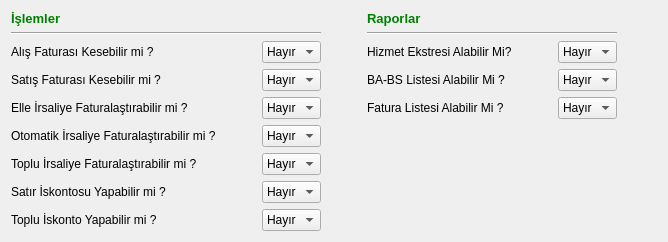
     <widget class="QWidget" name="tab_fatura">
      <attribute name="title">
       <string>Fatura</string>
      </attribute>
      <layout class="QGridLayout" name="gridLayout_22">
       <item row="0" column="0">
        <layout class="QGridLayout" name="gridLayout_17" columnstretch="0,0,1,0,0,1">
         <item row="0" column="0">
          <widget class="QLabel" name="label_198">
           <property name="sizePolicy">
            <sizepolicy hsizetype="Fixed" vsizetype="Fixed">
             <horstretch>0</horstretch>
             <verstretch>0</verstretch>
            </sizepolicy>
           </property>
           <property name="text">
            <string>&lt;!DOCTYPE HTML PUBLIC &quot;-//W3C//DTD HTML 4.0//EN&quot; &quot;http://www.w3.org/TR/REC-html40/strict.dtd&quot;&gt;
&lt;html&gt;&lt;head&gt;&lt;meta name=&quot;qrichtext&quot; content=&quot;1&quot; /&gt;&lt;style type=&quot;text/css&quot;&gt;
p, li { white-space: pre-wrap; }
&lt;/style&gt;&lt;/head&gt;&lt;body style=&quot; font-family:'Sans Serif'; font-size:10pt; font-weight:400; font-style:normal;&quot;&gt;
&lt;p style=&quot; margin-top:0px; margin-bottom:0px; margin-left:0px; margin-right:0px; -qt-block-indent:0; text-indent:0px;&quot;&gt;&lt;span style=&quot; font-weight:600; color:#008000;&quot;&gt;İşlemler&lt;/span&gt;&lt;/p&gt;&lt;/body&gt;&lt;/html&gt;</string>
           </property>
          </widget>
         </item>
         <item row="0" column="3">
          <widget class="QLabel" name="label_199">
           <property name="sizePolicy">
            <sizepolicy hsizetype="Fixed" vsizetype="Fixed">
             <horstretch>0</horstretch>
             <verstretch>0</verstretch>
            </sizepolicy>
           </property>
           <property name="text">
            <string>&lt;!DOCTYPE HTML PUBLIC &quot;-//W3C//DTD HTML 4.0//EN&quot; &quot;http://www.w3.org/TR/REC-html40/strict.dtd&quot;&gt;
&lt;html&gt;&lt;head&gt;&lt;meta name=&quot;qrichtext&quot; content=&quot;1&quot; /&gt;&lt;style type=&quot;text/css&quot;&gt;
p, li { white-space: pre-wrap; }
&lt;/style&gt;&lt;/head&gt;&lt;body style=&quot; font-family:'Sans Serif'; font-size:10pt; font-weight:400; font-style:normal;&quot;&gt;
&lt;p style=&quot; margin-top:0px; margin-bottom:0px; margin-left:0px; margin-right:0px; -qt-block-indent:0; text-indent:0px;&quot;&gt;&lt;span style=&quot; font-weight:600; color:#008000;&quot;&gt;Raporlar&lt;/span&gt;&lt;/p&gt;&lt;/body&gt;&lt;/html&gt;</string>
           </property>
          </widget>
         </item>
         <item row="1" column="0" colspan="2">
          <widget class="Line" name="line_20">
           <property name="orientation">
            <enum>Qt::Horizontal</enum>
           </property>
          </widget>
         </item>
         <item row="1" column="3" colspan="2">
          <widget class="Line" name="line_21">
           <property name="orientation">
            <enum>Qt::Horizontal</enum>
           </property>
          </widget>
         </item>
         <item row="2" column="0">
          <widget class="QLabel" name="label_59">
           <property name="sizePolicy">
            <sizepolicy hsizetype="Fixed" vsizetype="Expanding">
             <horstretch>0</horstretch>
             <verstretch>0</verstretch>
            </sizepolicy>
           </property>
           <property name="text">
            <string>Alış Faturası Kesebilir mi ?</string>
           </property>
          </widget>
         </item>
         <item row="2" column="1">
          <layout class="QHBoxLayout" name="horizontalLayout_139">
           <item>
            <spacer name="horizontalSpacer_165">
             <property name="orientation">
              <enum>Qt::Horizontal</enum>
             </property>
             <property name="sizeHint" stdset="0">
              <size>
               <width>40</width>
               <height>20</height>
              </size>
             </property>
            </spacer>
           </item>
           <item>
            <widget class="QComboBox" name="fat_combobox_alis_faturasi">
             <property name="sizePolicy">
              <sizepolicy hsizetype="Fixed" vsizetype="Fixed">
               <horstretch>0</horstretch>
               <verstretch>0</verstretch>
              </sizepolicy>
             </property>
             <item>
              <property name="text">
               <string>Hayır</string>
              </property>
             </item>
             <item>
              <property name="text">
               <string>Evet</string>
              </property>
             </item>
            </widget>
           </item>
          </layout>
         </item>
         <item row="2" column="2">
          <spacer name="horizontalSpacer_175">
           <property name="orientation">
            <enum>Qt::Horizontal</enum>
           </property>
           <property name="sizeHint" stdset="0">
            <size>
             <width>40</width>
             <height>20</height>
            </size>
           </property>
          </spacer>
         </item>
         <item row="2" column="3">
          <widget class="QLabel" name="label_69">
           <property name="sizePolicy">
            <sizepolicy hsizetype="Fixed" vsizetype="Expanding">
             <horstretch>0</horstretch>
             <verstretch>0</verstretch>
            </sizepolicy>
           </property>
           <property name="text">
            <string>Hizmet Ekstresi Alabilir Mi?</string>
           </property>
          </widget>
         </item>
         <item row="2" column="4">
          <layout class="QHBoxLayout" name="horizontalLayout_146">
           <item>
            <spacer name="horizontalSpacer_172">
             <property name="orientation">
              <enum>Qt::Horizontal</enum>
             </property>
             <property name="sizeHint" stdset="0">
              <size>
               <width>40</width>
               <height>20</height>
              </size>
             </property>
            </spacer>
           </item>
           <item>
            <widget class="QComboBox" name="fat_comboBox_hizmet_ekstre_alabilir_mi">
             <property name="sizePolicy">
              <sizepolicy hsizetype="Fixed" vsizetype="Fixed">
               <horstretch>0</horstretch>
               <verstretch>0</verstretch>
              </sizepolicy>
             </property>
             <item>
              <property name="text">
               <string>Hayır</string>
              </property>
             </item>
             <item>
              <property name="text">
               <string>Evet</string>
              </property>
             </item>
            </widget>
           </item>
          </layout>
         </item>
         <item row="2" column="5">
          <spacer name="horizontalSpacer_69">
           <property name="orientation">
            <enum>Qt::Horizontal</enum>
           </property>
           <property name="sizeHint" stdset="0">
            <size>
             <width>40</width>
             <height>20</height>
            </size>
           </property>
          </spacer>
         </item>
         <item row="3" column="0">
          <widget class="QLabel" name="label_68">
           <property name="sizePolicy">
            <sizepolicy hsizetype="Fixed" vsizetype="Expanding">
             <horstretch>0</horstretch>
             <verstretch>0</verstretch>
            </sizepolicy>
           </property>
           <property name="text">
            <string>Satış Faturası Kesebilir mi ?</string>
           </property>
          </widget>
         </item>
         <item row="3" column="1">
          <layout class="QHBoxLayout" name="horizontalLayout_140">
           <item>
            <spacer name="horizontalSpacer_166">
             <property name="orientation">
              <enum>Qt::Horizontal</enum>
             </property>
             <property name="sizeHint" stdset="0">
              <size>
               <width>40</width>
               <height>20</height>
              </size>
             </property>
            </spacer>
           </item>
           <item>
            <widget class="QComboBox" name="fat_combobox_satis_faturasi">
             <property name="sizePolicy">
              <sizepolicy hsizetype="Fixed" vsizetype="Fixed">
               <horstretch>0</horstretch>
               <verstretch>0</verstretch>
              </sizepolicy>
             </property>
             <item>
              <property name="text">
               <string>Hayır</string>
              </property>
             </item>
             <item>
              <property name="text">
               <string>Evet</string>
              </property>
             </item>
            </widget>
           </item>
          </layout>
         </item>
         <item row="3" column="3">
          <widget class="QLabel" name="label_70">
           <property name="sizePolicy">
            <sizepolicy hsizetype="Fixed" vsizetype="Expanding">
             <horstretch>0</horstretch>
             <verstretch>0</verstretch>
            </sizepolicy>
           </property>
           <property name="text">
            <string>BA-BS Listesi Alabilir Mi ?</string>
           </property>
          </widget>
         </item>
         <item row="3" column="4">
          <layout class="QHBoxLayout" name="horizontalLayout_147">
           <item>
            <spacer name="horizontalSpacer_173">
             <property name="orientation">
              <enum>Qt::Horizontal</enum>
             </property>
             <property name="sizeHint" stdset="0">
              <size>
               <width>40</width>
               <height>20</height>
              </size>
             </property>
            </spacer>
           </item>
           <item>
            <widget class="QComboBox" name="fat_comboBox_ba_bs_alabilir_mi">
             <property name="sizePolicy">
              <sizepolicy hsizetype="Fixed" vsizetype="Fixed">
               <horstretch>0</horstretch>
               <verstretch>0</verstretch>
              </sizepolicy>
             </property>
             <item>
              <property name="text">
               <string>Hayır</string>
              </property>
             </item>
             <item>
              <property name="text">
               <string>Evet</string>
              </property>
             </item>
            </widget>
           </item>
          </layout>
         </item>
         <item row="4" column="0">
          <widget class="QLabel" name="label_78">
           <property name="sizePolicy">
            <sizepolicy hsizetype="Fixed" vsizetype="Expanding">
             <horstretch>0</horstretch>
             <verstretch>0</verstretch>
            </sizepolicy>
           </property>
           <property name="text">
            <string>Elle İrsaliye Faturalaştırabilir mi ?</string>
           </property>
          </widget>
         </item>
         <item row="4" column="1">
          <layout class="QHBoxLayout" name="horizontalLayout_141">
           <item>
            <spacer name="horizontalSpacer_167">
             <property name="orientation">
              <enum>Qt::Horizontal</enum>
             </property>
             <property name="sizeHint" stdset="0">
              <size>
               <width>40</width>
               <height>20</height>
              </size>
             </property>
            </spacer>
           </item>
           <item>
            <widget class="QComboBox" name="fat_combobox_elle_irs_faturalastirma">
             <property name="sizePolicy">
              <sizepolicy hsizetype="Fixed" vsizetype="Fixed">
               <horstretch>0</horstretch>
               <verstretch>0</verstretch>
              </sizepolicy>
             </property>
             <item>
              <property name="text">
               <string>Hayır</string>
              </property>
             </item>
             <item>
              <property name="text">
               <string>Evet</string>
              </property>
             </item>
            </widget>
           </item>
          </layout>
         </item>
         <item row="4" column="3">
          <widget class="QLabel" name="label_72">
           <property name="sizePolicy">
            <sizepolicy hsizetype="Fixed" vsizetype="Expanding">
             <horstretch>0</horstretch>
             <verstretch>0</verstretch>
            </sizepolicy>
           </property>
           <property name="text">
            <string>Fatura Listesi Alabilir Mi ?</string>
           </property>
          </widget>
         </item>
         <item row="4" column="4">
          <layout class="QHBoxLayout" name="horizontalLayout_148">
           <item>
            <spacer name="horizontalSpacer_174">
             <property name="orientation">
              <enum>Qt::Horizontal</enum>
             </property>
             <property name="sizeHint" stdset="0">
              <size>
               <width>40</width>
               <height>20</height>
              </size>
             </property>
            </spacer>
           </item>
           <item>
            <widget class="QComboBox" name="fat_comboBox_fatura_listesi">
             <property name="sizePolicy">
              <sizepolicy hsizetype="Fixed" vsizetype="Fixed">
               <horstretch>0</horstretch>
               <verstretch>0</verstretch>
              </sizepolicy>
             </property>
             <item>
              <property name="text">
               <string>Hayır</string>
              </property>
             </item>
             <item>
              <property name="text">
               <string>Evet</string>
              </property>
             </item>
            </widget>
           </item>
          </layout>
         </item>
         <item row="5" column="0">
          <widget class="QLabel" name="label_79">
           <property name="sizePolicy">
            <sizepolicy hsizetype="Fixed" vsizetype="Expanding">
             <horstretch>0</horstretch>
             <verstretch>0</verstretch>
            </sizepolicy>
           </property>
           <property name="text">
            <string>Otomatik İrsaliye Faturalaştırabilir mi ?</string>
           </property>
          </widget>
         </item>
         <item row="5" column="1">
          <layout class="QHBoxLayout" name="horizontalLayout_142">
           <item>
            <spacer name="horizontalSpacer_168">
             <property name="orientation">
              <enum>Qt::Horizontal</enum>
             </property>
             <property name="sizeHint" stdset="0">
              <size>
               <width>40</width>
               <height>20</height>
              </size>
             </property>
            </spacer>
           </item>
           <item>
            <widget class="QComboBox" name="fat_combobox_oto_irs_faturalastirma_">
             <property name="sizePolicy">
              <sizepolicy hsizetype="Fixed" vsizetype="Fixed">
               <horstretch>0</horstretch>
               <verstretch>0</verstretch>
              </sizepolicy>
             </property>
             <item>
              <property name="text">
               <string>Hayır</string>
              </property>
             </item>
             <item>
              <property name="text">
               <string>Evet</string>
              </property>
             </item>
            </widget>
           </item>
          </layout>
         </item>
         <item row="6" column="0">
          <widget class="QLabel" name="label_81">
           <property name="sizePolicy">
            <sizepolicy hsizetype="Fixed" vsizetype="Expanding">
             <horstretch>0</horstretch>
             <verstretch>0</verstretch>
            </sizepolicy>
           </property>
           <property name="text">
            <string>Toplu İrsaliye Faturalaştırabilir mi ?</string>
           </property>
          </widget>
         </item>
         <item row="6" column="1">
          <layout class="QHBoxLayout" name="horizontalLayout_143">
           <item>
            <spacer name="horizontalSpacer_169">
             <property name="orientation">
              <enum>Qt::Horizontal</enum>
             </property>
             <property name="sizeHint" stdset="0">
              <size>
               <width>40</width>
               <height>20</height>
              </size>
             </property>
            </spacer>
           </item>
           <item>
            <widget class="QComboBox" name="fat_combobox_toplu_irs_faturalastirma">
             <property name="sizePolicy">
              <sizepolicy hsizetype="Fixed" vsizetype="Fixed">
               <horstretch>0</horstretch>
               <verstretch>0</verstretch>
              </sizepolicy>
             </property>
             <item>
              <property name="text">
               <string>Hayır</string>
              </property>
             </item>
             <item>
              <property name="text">
               <string>Evet</string>
              </property>
             </item>
            </widget>
           </item>
          </layout>
         </item>
         <item row="7" column="0">
          <widget class="QLabel" name="label_19">
           <property name="sizePolicy">
            <sizepolicy hsizetype="Fixed" vsizetype="Expanding">
             <horstretch>0</horstretch>
             <verstretch>0</verstretch>
            </sizepolicy>
           </property>
           <property name="text">
            <string>Satır İskontosu Yapabilir mi ?</string>
           </property>
          </widget>
         </item>
         <item row="7" column="1">
          <layout class="QHBoxLayout" name="horizontalLayout_144">
           <item>
            <spacer name="horizontalSpacer_170">
             <property name="orientation">
              <enum>Qt::Horizontal</enum>
             </property>
             <property name="sizeHint" stdset="0">
              <size>
               <width>40</width>
               <height>20</height>
              </size>
             </property>
            </spacer>
           </item>
           <item>
            <widget class="QComboBox" name="fat_comboBox_satir_iskontosu_yapabilir_mi">
             <property name="sizePolicy">
              <sizepolicy hsizetype="Fixed" vsizetype="Fixed">
               <horstretch>0</horstretch>
               <verstretch>0</verstretch>
              </sizepolicy>
             </property>
             <item>
              <property name="text">
               <string>Hayır</string>
              </property>
             </item>
             <item>
              <property name="text">
               <string>Evet</string>
              </property>
             </item>
            </widget>
           </item>
          </layout>
         </item>
         <item row="8" column="0">
          <widget class="QLabel" name="label_23">
           <property name="sizePolicy">
            <sizepolicy hsizetype="Fixed" vsizetype="Expanding">
             <horstretch>0</horstretch>
             <verstretch>0</verstretch>
            </sizepolicy>
           </property>
           <property name="text">
            <string>Toplu İskonto Yapabilir mi ?</string>
           </property>
          </widget>
         </item>
         <item row="8" column="1">
          <layout class="QHBoxLayout" name="horizontalLayout_145">
           <item>
            <spacer name="horizontalSpacer_171">
             <property name="orientation">
              <enum>Qt::Horizontal</enum>
             </property>
             <property name="sizeHint" stdset="0">
              <size>
               <width>40</width>
               <height>20</height>
              </size>
             </property>
            </spacer>
           </item>
           <item>
            <widget class="QComboBox" name="fat_comboBox_toplu_iskonto_yapabilir_mi">
             <property name="sizePolicy">
              <sizepolicy hsizetype="Fixed" vsizetype="Fixed">
               <horstretch>0</horstretch>
               <verstretch>0</verstretch>
              </sizepolicy>
             </property>
             <item>
              <property name="text">
               <string>Hayır</string>
              </property>
             </item>
             <item>
              <property name="text">
               <string>Evet</string>
              </property>
             </item>
            </widget>
           </item>
          </layout>
         </item>
        </layout>
       </item>
      </layout>
     </widget>
